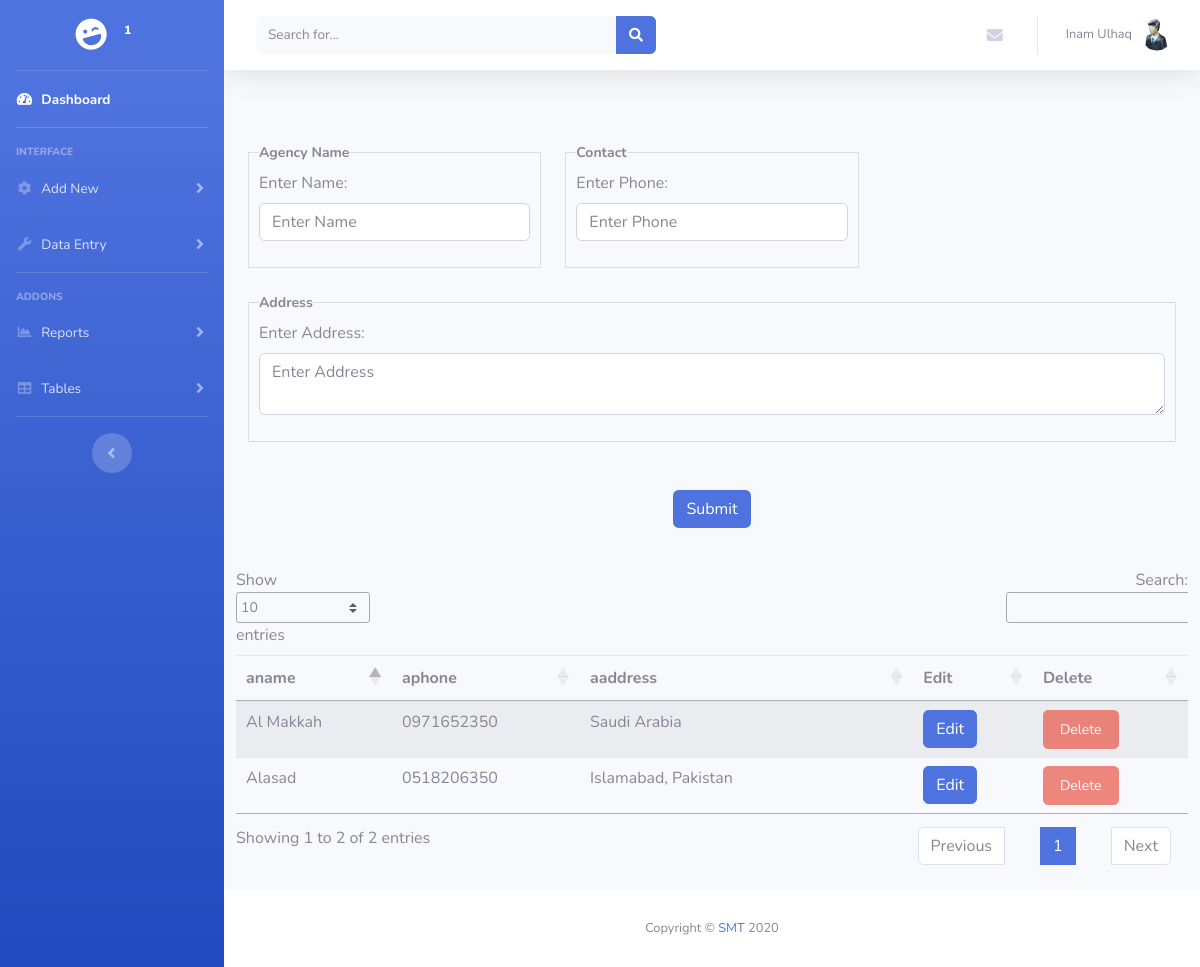
The app's page /agency.php (signed in) with its own data.
### tables this page shows
CREATE TABLE `users` (
  `id` int(11) NOT NULL,
  `username` varchar(255) NOT NULL,
  `password` varchar(255) NOT NULL,
  `firstname` varchar(50) NOT NULL,
  `lastname` varchar(50) NOT NULL,
  `ucompany` varchar(30) NOT NULL,
  `role` varchar(10) NOT NULL,
  `status` int(11) NOT NULL DEFAULT '1'
);

CREATE TABLE `agency` (
  `id` int(11) NOT NULL,
  `aname` varchar(50) NOT NULL,
  `aphone` varchar(20) NOT NULL,
  `aaddress` varchar(255) NOT NULL,
  `astatus` int(11) NOT NULL DEFAULT '1',
  `user_id` int(11) NOT NULL
);

### agency.php (the view, shortened to what this page needs)
<?php
include('header.php');
$user_id=$_SESSION['id'];
$message5='';
?>
 	<div class="container">
			  <strong><center><?php echo $message5; ?></center></strong><br>
 		<form method="POST" action="insertagency.php">
 		<div class="row">
 			<div class="col-4">
 				<fieldset class="scheduler-border">
    				<legend class="scheduler-border">Agency Name</legend>
    				<div class="form-group">
				    <label for="aname">Enter Name:</label>
				    <input type="text" class="form-control" placeholder="Enter Name" name="aname" id="aname">
				  </div>
    			</fieldset>
 			</div>
 			<div class="col-4">
 				<fieldset class="scheduler-border">
    				<legend class="scheduler-border">Contact</legend>
    				<div class="form-group">
				    <label for="aphone">Enter Phone:</label>
				    <input type="text" class="form-control" placeholder="Enter Phone" name="aphone" id="aphone">
				  </div>
    			</fieldset>
 			</div>
 		</div></br>
 		<div class="row">
 			<div class="col-12">
 			<fieldset class="scheduler-border">
    				<legend class="scheduler-border">Address</legend>
    				<div class="form-group">
				    <label for="aaddress">Enter Address:</label>
				    <textarea class="form-control" placeholder="Enter Address" name="aaddress" id="aaddress"></textarea>
				  </div>
    		</fieldset>
    		</div>
 		</div><br>
 		</br><p align="center">
 		<button type="submit" name="submit" class="btn btn-primary">Submit</button>
 		</form></p>
 		<br>
 		<div class="row">
	 		<div class="table-responsive">
	 			<table class="table table-striped" id="dataTable" style="width: 100%;">
			    <thead>
			      <tr>
			        <th>aname</th>
			        <th>aphone</th>
			        <th width="35%;">aaddress</th>
			        <th>Edit</th>
			        <th>Delete</th>
			      </tr>
			    </thead>
			    <tbody>
			         <?php
                                    $query = "SELECT * from agency WHERE user_id=$user_id ORDER BY id DESC";
		    						$result = mysqli_query($conn,$query) or die( mysqli_error($conn));;
                                    while($row=mysqli_fetch_assoc($result))
                                    {
                                        $aname = $row['aname'];
                                        $aphone = $row['aphone'];
                                        $aaddress = $row['aaddress'];
                                        $id = $row['id'];
                            		?>
                                    <tr>
                                        <td><?php echo $aname ?></td>
                                        <td><?php echo $aphone ?></td>
                                        <td><?php echo $aaddress ?></td>
                                        <td><a href="agedit.php?agedit=<?php echo $id; ?>"><span class="btn btn-primary">Edit</span></a></td>
                                        <td><a  href="agdelete.php?agdelete=<?php echo $id; ?>" onclick="return confirm('Security Check! Are you sure you want to delete? This will also delete all the other records linked with this Agency.');"><button type="button" class="btn btn-lg btn-danger" style="font-size: 14px;" disabled>Delete</button></a></td>
                                    </tr>
                            <?php
                                    }
                            ?>
			     </tbody>
			  </table>
	 		</div>
	 	</div>
	</div>
<?php include('footer.php'); ?>

### header.php (shortened to what this page needs)
<?php include ('db.php');
$user_id=$_SESSION['id'];
?>
<?php
      $sql = "SELECT * FROM users WHERE id=$user_id";
             if ($result = mysqli_query($conn,$sql)){
                  $row = mysqli_fetch_array($result);
                  $id=$row['id'];
                  $firstname=$row['firstname'];
                  $lastname=$row['lastname'];
                  $ucompany=$row['ucompany'];
            }?>
<!DOCTYPE html>
<html lang="en">
<head>
  <link href="vendor/fontawesome-free/css/all.min.css" rel="stylesheet" type="text/css">
  <link href="css/sb-admin-2.min.css" rel="stylesheet">
  <link href="style.css" rel="stylesheet">
  <link rel="stylesheet" href="https://cdn.datatables.net/1.10.21/css/jquery.dataTables.min.css" />
</head>
<body id="page-top">
  <div id="wrapper">
    <ul class="navbar-nav bg-gradient-primary sidebar sidebar-dark accordion" id="accordionSidebar">
      <a class="sidebar-brand d-flex align-items-center justify-content-center" href="index.php">
        <div class="sidebar-brand-icon rotate-n-15">
          <i class="fas fa-laugh-wink"></i>
        </div>
        <div class="sidebar-brand-text mx-3"><?php echo $ucompany; ?><sup><?php echo $id; ?></sup></div>
      </a>
      <hr class="sidebar-divider my-0">
      <li class="nav-item active">
        <a class="nav-link" href="index.php">
          <i class="fas fa-fw fa-tachometer-alt"></i>
          <span>Dashboard</span></a>
      </li>
      <hr class="sidebar-divider">
      <div class="sidebar-heading">
        Interface
      </div>
      <li class="nav-item">
        <a class="nav-link collapsed" href="#" data-toggle="collapse" data-target="#collapseTwo" aria-expanded="true" aria-controls="collapseTwo">
          <i class="fas fa-fw fa-cog"></i>
          <span>Add New</span>
        </a>
      </li>
      <li class="nav-item">
        <a class="nav-link collapsed" href="#" data-toggle="collapse" data-target="#collapseUtilities" aria-expanded="true" aria-controls="collapseUtilities">
          <i class="fas fa-fw fa-wrench"></i>
          <span>Data Entry</span>
        </a>
      </li>
      <hr class="sidebar-divider">
      <div class="sidebar-heading">
        Addons
      </div>
      <li class="nav-item">
        <a class="nav-link collapsed" href="#" data-toggle="collapse" data-target="#collapsePages" aria-expanded="true" aria-controls="collapsePages">
          <i class="fas fa-fw fa-chart-area"></i>
          <span>Reports</span>
        </a>
      </li>
      <li class="nav-item">
        <a class="nav-link collapsed" href="#" data-toggle="collapse" data-target="#collapseTables" aria-expanded="true" aria-controls="collapseTables">
          <i class="fas fa-fw fa-table"></i>
          <span>Tables</span>
        </a>
      </li>
      <hr class="sidebar-divider d-none d-md-block">
      <div class="text-center d-none d-md-inline">
        <button class="rounded-circle border-0" id="sidebarToggle"></button>
      </div>
    </ul>
    <div id="content-wrapper" class="d-flex flex-column">
      <div id="content">
        <nav class="navbar navbar-expand navbar-light bg-white topbar mb-4 static-top shadow">
          <form class="d-none d-sm-inline-block form-inline mr-auto ml-md-3 my-2 my-md-0 mw-100 navbar-search">
            <div class="input-group">
              <input type="text" class="form-control bg-light border-0 small" placeholder="Search for..." aria-label="Search" aria-describedby="basic-addon2">
              <div class="input-group-append">
                <button class="btn btn-primary" type="button">
                  <i class="fas fa-search fa-sm"></i>
                </button>
              </div>
            </div>
          </form>
          <ul class="navbar-nav ml-auto">
            <li class="nav-item dropdown no-arrow mx-1">
              <a class="nav-link dropdown-toggle" href="#" id="messagesDropdown" role="button" data-toggle="dropdown" aria-haspopup="true" aria-expanded="false">
                <i class="fas fa-envelope fa-fw"></i>
              </a>
            </li>
            <li class="nav-item dropdown no-arrow">
              <a class="nav-link dropdown-toggle" href="#" id="userDropdown" role="button" data-toggle="dropdown" aria-haspopup="true" aria-expanded="false">
                <span class="mr-2 d-none d-lg-inline text-gray-600 small"><?php echo $firstname.' '.$lastname ?></span>
                <img class="img-profile rounded-circle" src="img/user.png">
              </a>
            </li>
          </ul>
        </nav>

### style.css (style rules this page uses)
fieldset.scheduler-border { border: solid 1px #DDD !important; padding: 0 10px 10px 10px; border-bottom: none; }
legend.scheduler-border { width: auto !important; border: none; font-size: 14px; }
legend { font-weight: bold; }
table { border-spacing: 0; }
table { border-collapse: separate; }
td { padding: 0px; }

### records on screen
users: id "1", firstname "Inam", lastname "Ulhaq"
agency: aname "Al Makkah", aphone "0971652350", aaddress "Saudi Arabia"
agency: aname "Alasad", aphone "0518206350", aaddress "Islamabad, Pakistan"
